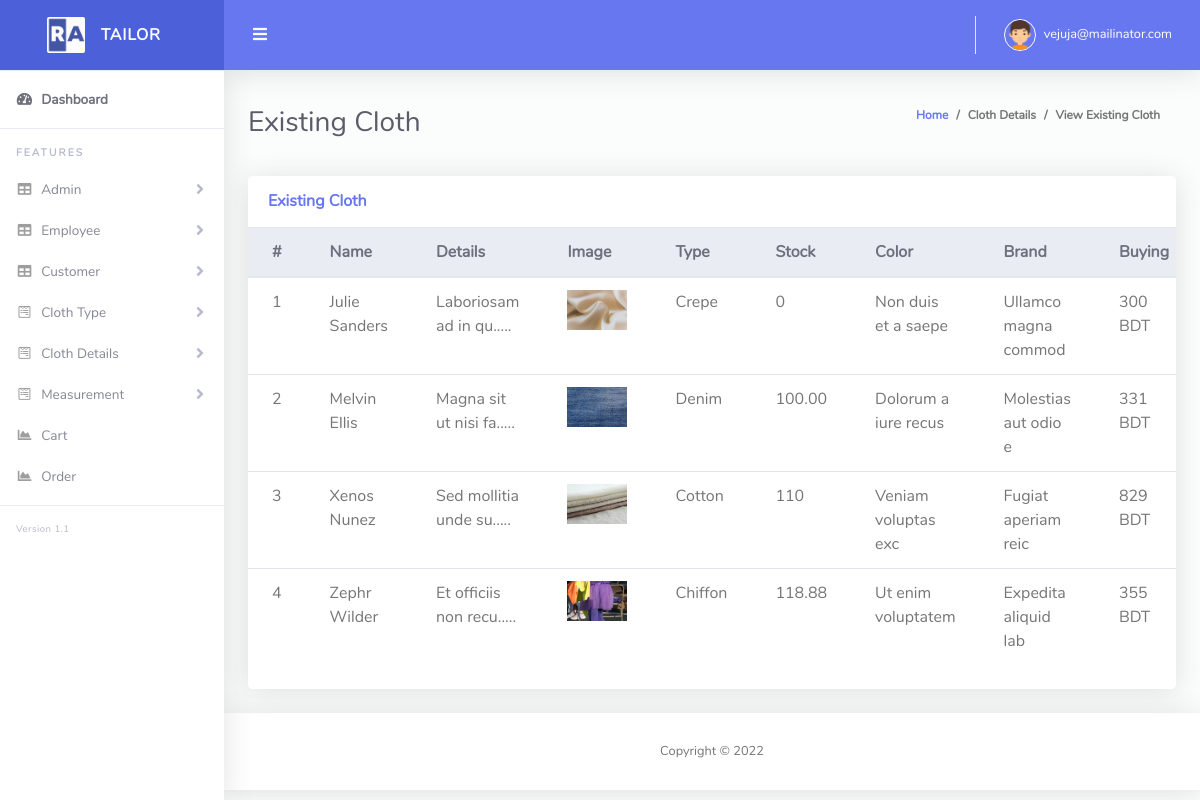
/all_cloth.php (signed in), run on the app's committed database.
### tables this page shows
CREATE TABLE `tbl_cloth` (
  `id` int(11) NOT NULL,
  `cloth_name` varchar(255) NOT NULL,
  `type` int(11) NOT NULL,
  `details` text NOT NULL,
  `image` varchar(255) NOT NULL,
  `stock` varchar(255) NOT NULL,
  `color` varchar(255) NOT NULL,
  `brand` varchar(255) NOT NULL,
  `buying_price` int(11) NOT NULL,
  `selling_price` int(11) NOT NULL,
  `discount` int(11) NOT NULL,
  `created_at` timestamp NOT NULL DEFAULT current_timestamp(),
  `soft_delete` tinyint(4) NOT NULL DEFAULT 0
);

CREATE TABLE `cloth_type` (
  `id` int(11) NOT NULL,
  `name` varchar(255) NOT NULL,
  `soft_delete` tinyint(4) NOT NULL DEFAULT 0
);

### Classes/DB.php (called while the page is built, shortened)
<?php
class DB
{
    public function connect(){
        $this->conn = new mysqli("localhost","root","","tailor_shop");
        if ($this->conn->connect_error) {
          die("Connection failed: " . $this->conn->connect_error);
        } else {
            return $msg =  "connected";
        }
    }
}
?>

### Classes/ClothClass.php (called while the page is built, shortened)
<?php
include_once 'db.php';
class ClothClass extends DB
{
    public function viewCloth(){
        $query  = "SELECT tbl_cloth.*, cloth_type.name FROM tbl_cloth INNER JOIN cloth_type ON
        tbl_cloth.type = cloth_type.id WHERE tbl_cloth.soft_delete = 0 ORDER BY tbl_cloth.cloth_name";
        $result = $this->conn->query($query);
        return $result;
    }
}
?>

### Classes/FormatClass.php (called while the page is built, shortened)
<?php
Class Format{
    public function textShorten($text, $limit = 400){
        $text = $text . " ";
        $text = substr($text, 0, $limit);
        $text = substr($text, 0, strrpos($text, ' '));
        $text = $text . ".....";
        return $text;
    }
}
?>

### all_cloth.php (the view, shortened to what this page needs)
<?php include 'layouts/header.php';
?>
<div class="container-fluid" id="container-wrapper">
    <div class="d-sm-flex align-items-center justify-content-between mb-4">
    <h1 class="h3 mb-0 text-gray-800">Existing Cloth</h1>
    <ol class="breadcrumb">
        <li class="breadcrumb-item"><a href="./">Home</a></li>
        <li class="breadcrumb-item">Cloth Details</li>
        <li class="breadcrumb-item active" aria-current="page">View Existing Cloth</li>
    </ol>
    </div>
    <div class="row">
        <div class="col-lg-12 mb-4">
            <div class="card">
            <div class="card-header py-3 d-flex flex-row align-items-center justify-content-between">
                <h6 class="m-0 font-weight-bold text-primary">Existing Cloth</h6>
            </div>
            <div class="table-responsive">
                <table class="table align-items-center table-flush">
                    <thead class="thead-light">
                        <tr>
                            <th>#</th>
                            <th>Name</th>
                            <th>Details</th>
                            <th>Image</th>
                            <th>Type</th>
                            <th>Stock</th>
                            <th>Color</th>
                            <th>Brand</th>
                            <th>Buying</th>
                        </tr>
                    </thead>
                    <tbody>
                        <?php
                            $i = 0;
                            $view = $cloth->viewCloth();
                            foreach($view as $value){
                        ?>
                        <tr>
                            <td><?php echo $i+=1; ?></td>
                            <td><?php echo $value['cloth_name']; ?></td>
                            <td><?php echo $fm->textShorten($value['details'], 100); ?></td>
                            <td><img src="<?php echo $value['image']; ?>" height="40px" width="60px"/></td>
                            <td><?php echo $value['name']; ?></td>
                            <td><?php echo $value['stock']; ?></td>
                            <td><?php echo $value['color']; ?></td>
                            <td><?php echo $value['brand']; ?></td>
                            <td><?php echo $value['buying_price']; ?> BDT</td>
                        </tr>
                        <?php } ?>
                    </tbody>
                </table>
            </div>
            <div class="card-footer"></div>
            </div>
        </div>
    </div>
</div>
<?php include 'layouts/footer.php';?>

### data on the page
tbl_cloth: i "1", cloth_name "Julie Sanders", details "Laboriosam ad in qu.....", image (picture), cloth_type.name "Crepe", stock "0", color "Non duis et a saepe", brand "Ullamco magna commod", buying_price "300"
tbl_cloth: i "2", cloth_name "Melvin Ellis", details "Magna sit ut nisi fa.....", image (picture), cloth_type.name "Denim", stock "100.00", color "Dolorum a iure recus", brand "Molestias aut odio e", buying_price "331"
tbl_cloth: i "3", cloth_name "Xenos Nunez", details "Sed mollitia unde su.....", image (picture), cloth_type.name "Cotton", stock "110", color "Veniam voluptas exc", brand "Fugiat aperiam reic", buying_price "829"
tbl_cloth: i "4", cloth_name "Zephr Wilder", details "Et officiis non recu.....", image (picture), cloth_type.name "Chiffon", stock "118.88", color "Ut enim voluptatem", brand "Expedita aliquid lab", buying_price "355"

### other printed values
$_SESSION['email'] "vejuja@mailinator.com"
